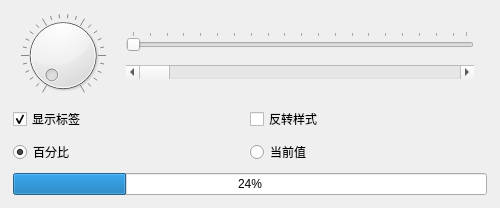
<?xml version="1.0" encoding="UTF-8"?>
<ui version="4.0">
 <class>Qt_QProgressBar</class>
 <widget class="QWidget" name="Qt_QProgressBar">
  <property name="geometry">
   <rect>
    <x>0</x>
    <y>0</y>
    <width>500</width>
    <height>208</height>
   </rect>
  </property>
  <property name="windowTitle">
   <string>Form</string>
  </property>
  <layout class="QVBoxLayout" name="verticalLayout_2">
   <property name="spacing">
    <number>9</number>
   </property>
   <property name="leftMargin">
    <number>13</number>
   </property>
   <property name="topMargin">
    <number>13</number>
   </property>
   <property name="rightMargin">
    <number>13</number>
   </property>
   <property name="bottomMargin">
    <number>13</number>
   </property>
   <item>
    <widget class="QWidget" name="widget" native="true">
     <layout class="QHBoxLayout" name="horizontalLayout">
      <property name="spacing">
       <number>0</number>
      </property>
      <property name="leftMargin">
       <number>0</number>
      </property>
      <property name="topMargin">
       <number>0</number>
      </property>
      <property name="rightMargin">
       <number>0</number>
      </property>
      <property name="bottomMargin">
       <number>0</number>
      </property>
      <item>
       <widget class="QDial" name="D_Dial">
        <property name="notchesVisible">
         <bool>true</bool>
        </property>
       </widget>
      </item>
      <item>
       <widget class="QWidget" name="widget_2" native="true">
        <layout class="QVBoxLayout" name="verticalLayout">
         <property name="spacing">
          <number>9</number>
         </property>
         <property name="leftMargin">
          <number>13</number>
         </property>
         <property name="topMargin">
          <number>13</number>
         </property>
         <property name="rightMargin">
          <number>13</number>
         </property>
         <property name="bottomMargin">
          <number>13</number>
         </property>
         <item>
          <widget class="QSlider" name="S_Slider">
           <property name="orientation">
            <enum>Qt::Horizontal</enum>
           </property>
           <property name="tickPosition">
            <enum>QSlider::TicksAbove</enum>
           </property>
           <property name="tickInterval">
            <number>5</number>
           </property>
          </widget>
         </item>
         <item>
          <widget class="QScrollBar" name="SB_Scroll">
           <property name="orientation">
            <enum>Qt::Horizontal</enum>
           </property>
          </widget>
         </item>
        </layout>
       </widget>
      </item>
     </layout>
    </widget>
   </item>
   <item>
    <widget class="QWidget" name="widget_4" native="true">
     <layout class="QHBoxLayout" name="horizontalLayout_3">
      <property name="spacing">
       <number>0</number>
      </property>
      <property name="leftMargin">
       <number>0</number>
      </property>
      <property name="topMargin">
       <number>0</number>
      </property>
      <property name="rightMargin">
       <number>0</number>
      </property>
      <property name="bottomMargin">
       <number>0</number>
      </property>
      <item>
       <widget class="QCheckBox" name="CB_Label">
        <property name="text">
         <string>显示标签</string>
        </property>
        <property name="checked">
         <bool>true</bool>
        </property>
       </widget>
      </item>
      <item>
       <widget class="QCheckBox" name="CB_Inverted">
        <property name="text">
         <string>反转样式</string>
        </property>
       </widget>
      </item>
     </layout>
    </widget>
   </item>
   <item>
    <widget class="QWidget" name="widget_3" native="true">
     <layout class="QHBoxLayout" name="horizontalLayout_2">
      <property name="spacing">
       <number>0</number>
      </property>
      <property name="leftMargin">
       <number>0</number>
      </property>
      <property name="topMargin">
       <number>0</number>
      </property>
      <property name="rightMargin">
       <number>0</number>
      </property>
      <property name="bottomMargin">
       <number>0</number>
      </property>
      <item>
       <widget class="QRadioButton" name="RB_Percent">
        <property name="text">
         <string>百分比</string>
        </property>
        <property name="checked">
         <bool>true</bool>
        </property>
       </widget>
      </item>
      <item>
       <widget class="QRadioButton" name="RB_Value">
        <property name="text">
         <string>当前值</string>
        </property>
        <property name="checked">
         <bool>false</bool>
        </property>
       </widget>
      </item>
     </layout>
    </widget>
   </item>
   <item>
    <widget class="QProgressBar" name="PB_Progress">
     <property name="value">
      <number>24</number>
     </property>
     <property name="textVisible">
      <bool>true</bool>
     </property>
     <property name="orientation">
      <enum>Qt::Horizontal</enum>
     </property>
     <property name="invertedAppearance">
      <bool>false</bool>
     </property>
     <property name="textDirection">
      <enum>QProgressBar::BottomToTop</enum>
     </property>
     <property name="format">
      <string>%p%</string>
     </property>
    </widget>
   </item>
  </layout>
 </widget>
 <resources/>
 <connections/>
</ui>
